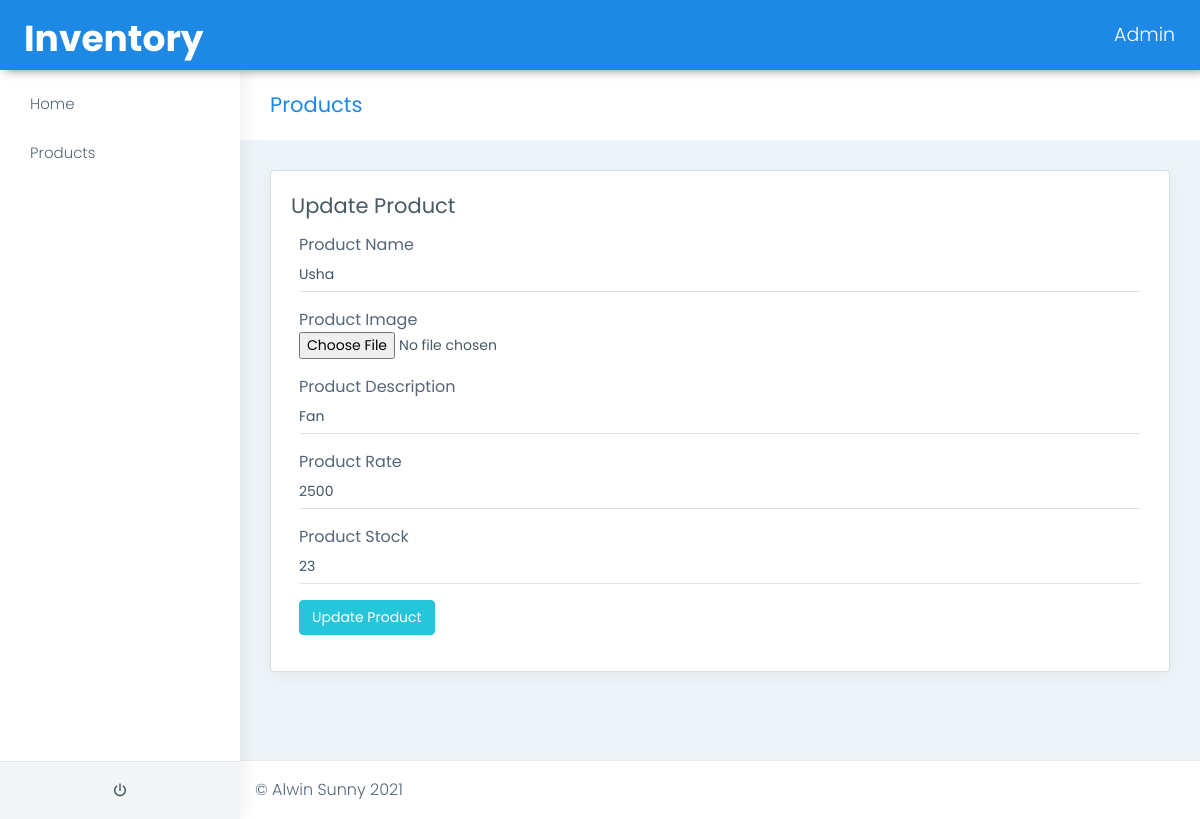
The page /admin/product_update.php?product_id=3 (signed in) on the database as committed earlier.
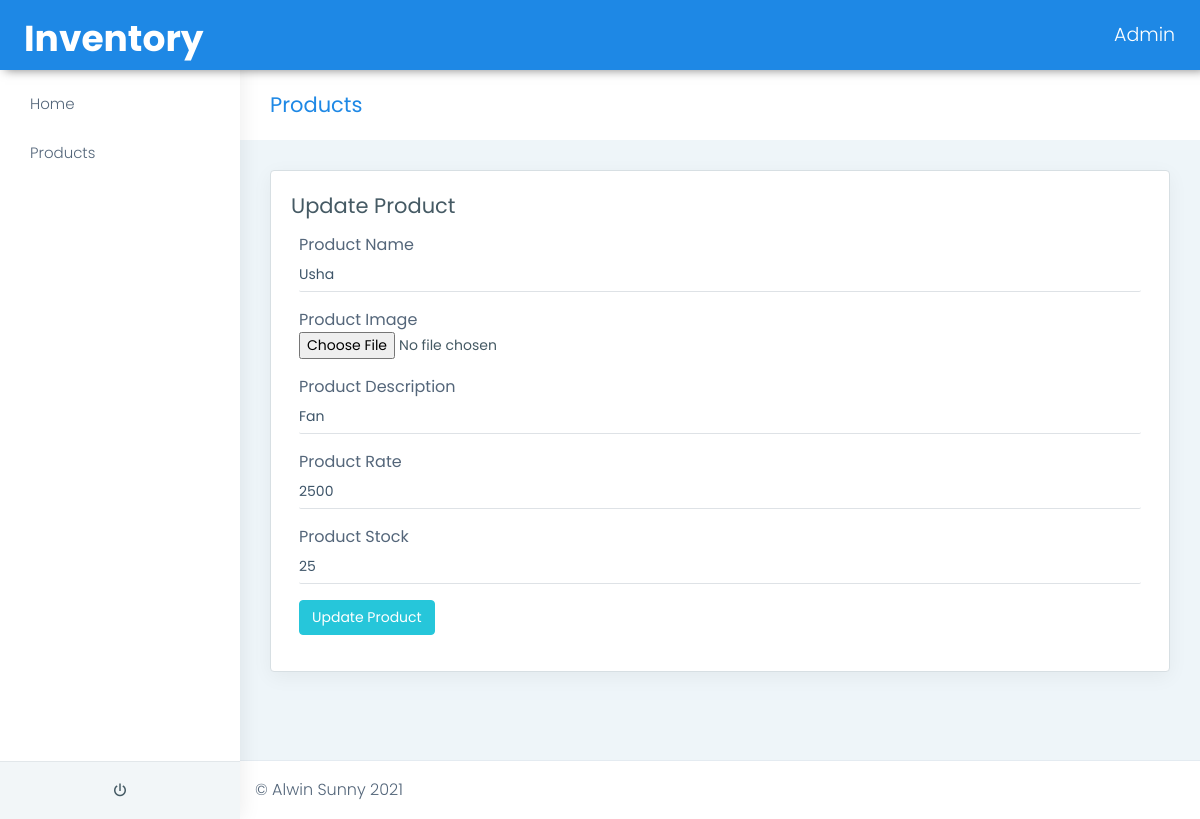
The same page on the database as committed later.
### tables this page shows
CREATE TABLE `tbl_product` (
  `product_id` int(11) NOT NULL,
  `product_name` varchar(25) NOT NULL,
  `product_img` varchar(255) NOT NULL,
  `product_desc` varchar(255) NOT NULL,
  `product_rate` int(11) NOT NULL,
  `product_stock` int(11) NOT NULL
);

### config.php (called while the page is built, shortened)
<?php
class dboperation
{
    var $dbhost = 'localhost';
    var $dbuser = 'root';
    var $dbpass = '';
    var $db = 'inventory';
    function dbconn()
    {
        $this->conn = mysqli_connect($this->dbhost, $this->dbuser, $this->dbpass, $this->db);
        return $this->conn;
    }
    function dbexecute()
    {
        return mysqli_query($this->conn, $this->sql);
    }
    function product_update_display($product_id)
    {
        $this->sql = "SELECT * FROM tbl_product WHERE product_id='$product_id'";
    }
}

### admin/product_update.php (the view, shortened to what this page needs)
<?php
include('../config.php');
$obj = new dboperation();
include("header.php");
?>
<div class="page-breadcrumb">
  <div class="row align-items-center">
    <div class="col-md-6 col-8 align-self-center">
      <h3 class="page-title mb-0 p-0">Products</h3>
    </div>
  </div>
</div>
<div class="container-fluid">
  <div class="row">
    <div class="col-sm-12">
      <div class="card">
        <div class="card-body">
          <h3 class="card-title">Update Product</h3>
          <form class="form-horizontal form-material mx-2" name="product_update" method="POST" action="<?php $_PHP_SELF ?>">
            <?php
            $product_id = $_GET['product_id'];
            $obj->product_update_display($product_id);
            $result = $obj->dbexecute();
            $row = mysqli_fetch_assoc($result);
            ?>
            <div class="form-group">
              <label class="col-md-12 mb-0">Product Name</label>
              <div class="col-md-12">
                <input required name="product_name" value="<?php echo $row['product_name']; ?>" type="text" placeholder="Enter new product name" class="form-control ps-0 form-control-line">
              </div>
            </div>
            <div class="form-group">
              <label class="col-md-12 mb-0">Product Image</label>
              <div class="col-md-12">
                <input required name="product_img" value="<?php echo $row['product_img']; ?>" type="file">
              </div>
            </div>
            <div class="form-group">
              <label class="col-md-12 mb-0">Product Description</label>
              <div class="col-md-12">
                <input required name="product_desc" value="<?php echo $row['product_desc']; ?>" type="text" placeholder="Enter new product description" class="form-control ps-0 form-control-line">
              </div>
            </div>
            <div class="form-group">
              <label class="col-md-12 mb-0">Product Rate</label>
              <div class="col-md-12">
                <input required name="product_rate" value="<?php echo $row['product_rate']; ?>" type="number" placeholder="Enter new product rate" class="form-control ps-0 form-control-line">
              </div>
            </div>
            <div class="form-group">
              <label class="col-md-12 mb-0">Product Stock</label>
              <div class="col-md-12">
                <input required name="product_stock" value="<?php echo $row['product_stock']; ?>" type="number" placeholder="Enter new product stock" class="form-control ps-0 form-control-line">
              </div>
            </div>
            <div class="form-group">
              <div class="col-sm-12 d-flex">
                <button name="product_update" class="btn btn-success mx-auto mx-md-0 text-white" type="submit">Update Product</button>
              </div>
            </div>
          </form>
        </div>
      </div>
    </div>
  </div>
</div>
<?php
include("footer.php");
?>

Rows that differ between the two databases and show on the page:
changed tbl_product "Usha": product_stock "23" → "25"
